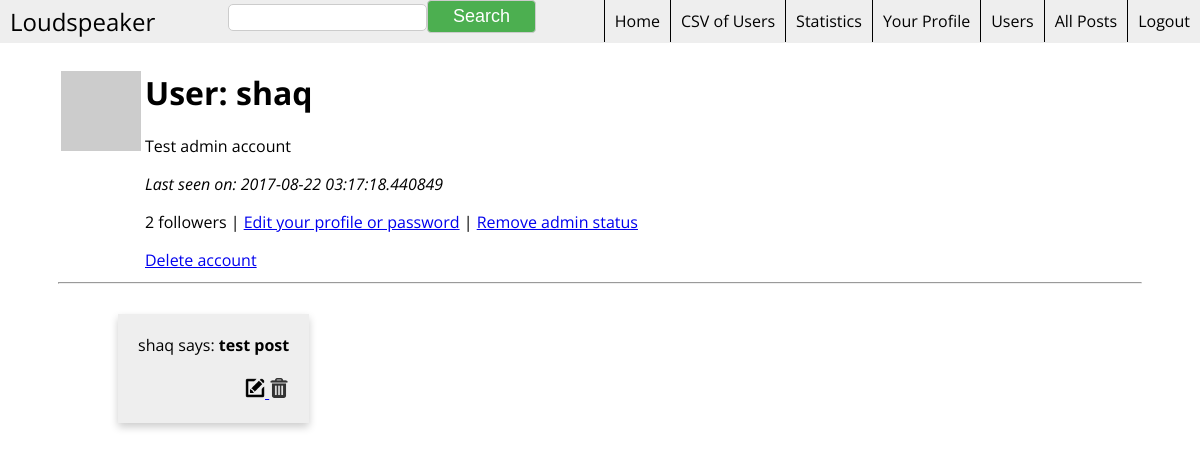
The page /user/srafi1 (signed in) on the database as committed earlier.
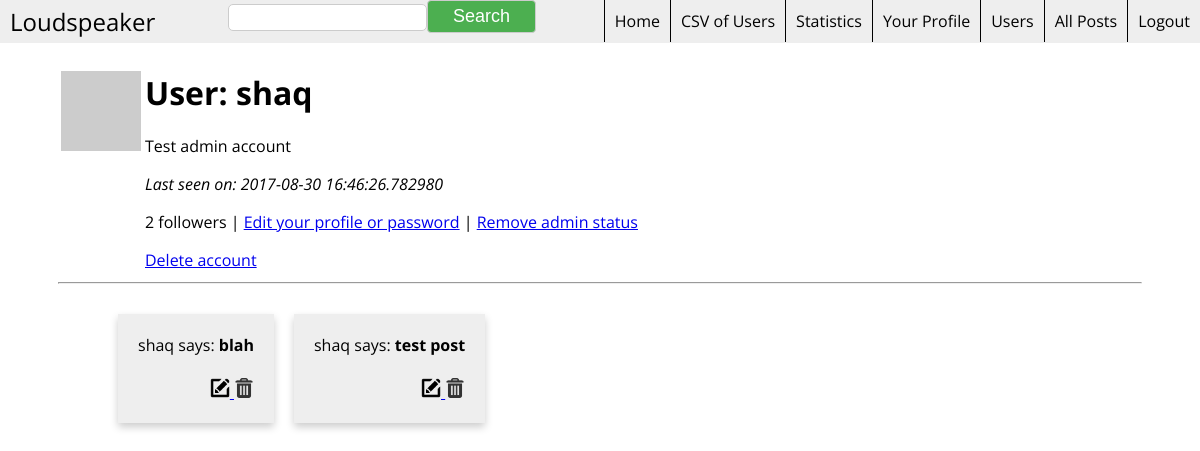
The same page on the database as committed later.
### app/models.py (models this page shows, shortened)
class User(db.Model):
    id = db.Column(db.Integer, primary_key = True)
    username = db.Column(db.String(64), index=True, unique=True)
    nickname = db.Column(db.String(64), index=True, unique = False)
    firstname = db.Column(db.String(64), index=True, unique = False)
    lastname = db.Column(db.String(64), index=True, unique=False)
    password = db.Column(db.String(120), index = True, unique = False)
    email = db.Column(db.String(120), index=True, unique=True)
    posts = db.relationship('Post', backref = 'author', lazy = 'dynamic')
    about_me = db.Column(db.String(140))
    last_seen = db.Column(db.DateTime)
    is_admin = db.Column(db.Boolean)
    followed = db.relationship('User',
                               secondary=followers,
                               primaryjoin=(followers.c.follower_id == id),
                               secondaryjoin=(followers.c.followed_id == id),
                               backref=db.backref('followers', lazy='dynamic'),
                               lazy='dynamic')
    @property
    def is_authenticated(self):
        return True
    def avatar(self,size):
        return 'http://www.gravatar.com/avatar/%s?d=mm&s=%d' % (md5(self.email.encode('utf-8')).hexdigest(), size)

class Post(db.Model):
    __searchable__ = ['body']
    id = db.Column(db.Integer, primary_key = True)
    body = db.Column(db.String(140))
    timestamp = db.Column(db.DateTime)
    user_id = db.Column(db.Integer, db.ForeignKey('user.id'))

### app/views.py (the view)
@app.route('/user/<username>')
@login_required
def user(username):
    user = User.query.filter_by(username=username).first()
    if user == None:
        flash('User %s not found.' % username)
        return redirect(url_for('index'))
    posts = user.posts.order_by(Post.timestamp.desc()).all()
    return render_template('user.html',
                           user=user,
                           posts=posts,
                           title=username)

### app/forms.py
class SearchForm(Form):
    search = StringField('search', validators=[DataRequired()])

### app/views.py (called while the page is built)
@lm.user_loader
def load_user(id):
    return User.query.get(int(id))

@app.before_request
def before_request():
    g.user = current_user
    if g.user.is_authenticated:
        g.user.last_seen = datetime.utcnow()
        db.session.add(g.user)
        db.session.commit()
        g.search_form = SearchForm()

### app/templates/user.html
{% extends "base.html" %}
{% block content %}
<table>
  <tr valign="top">
    <td><img src="{{ user.avatar(128) }}"></td>
    <td>
      <h1>User: {{ user.nickname }}</h1>
      {% if user.about_me %}<p>{{ user.about_me }}</p>{% endif %}
      {% if user.last_seen %}<p><i>Last seen on: {{ user.last_seen }}</i></p>{% endif %}
      <p>{{ user.followers.count() }} followers |
      {% if user.id == g.user.id %}
      <a href="{{ url_for('edit') }}">Edit your profile or password</a>
      {% elif not g.user.is_following(user) %}
      <a href="{{ url_for('follow', username=user.username) }}">Follow</a>
      {% else %}
      <a href="{{ url_for('unfollow', username=user.username) }}">Unfollow</a>
      {% endif %}
      {% if g.user.is_admin %}
      |
      {% if user.is_admin %}
      <a href="{{ url_for('remove_admin', username=user.username) }}">Remove admin status</a>
      {% else %}
      <a href="{{ url_for('make_admin', username=user.username) }}">Make admin</a>
      {% endif %}
      {% endif %}
      </p>
      <p>{% if g.user.is_admin %}
      <a href="{{ url_for('delete_user', id=user.id) }}">Delete account</a>
      {% endif %}
    </td>
  </tr>
</table>
<hr>
<div class="flex">
  {% if user == g.user or g.user.is_admin %}
  {% for post in posts %}
  {% include 'editable_post.html' %}
  {% endfor %}
  {% else %}
  {% for post in posts %}
  {% include 'post.html' %}
  {% endfor %}
  {% endif %}
</div>
{% endblock %}

### app/templates/base.html (shortened to what this page needs)
<html>
  <head>
    <link rel="stylesheet" href="{{ url_for('static', filename='css/style.css') }}"></link>
  </head>
  <body>
    <ul class="nav">
      <li class="nav-logo left">
        <a href="{{ url_for('index') }}">Loudspeaker</a>
      </li>
      {% if g.user.is_authenticated %}
      <form style="display: inline;" action="{{ url_for('search') }}" method="post" name="search">{{ g.search_form.hidden_tag() }}{{ g.search_form.search(size=20) }}<input type="submit" value="Search"></form>
      <li class="right">
        <a href="{{ url_for('logout') }}">Logout</a>
      </li>
      <li class="right">
        <a href="{{ url_for('posts') }}">All Posts</a>
      </li>
      <li class="right">
        <a href="{{ url_for('users') }}">Users</a>
      </li>
      <li class="right">
        <a href="{{ url_for('user', username=g.user.username) }}">Your Profile</a>
      </li>
      {% endif %}
      {% if g.user.is_admin %}
      <li class="right">
      <a href="{{ url_for('stats') }}">Statistics</a></li>
      <li class="right">
      <a href="{{ url_for('download_csv') }}">CSV of Users</a></li>
      {% endif %}
      <li class="right">
        <a href="{{ url_for('index') }}">Home</a>
      </li>
    </ul>
    <div class="filler">
    </div>
    <div class="content">
    {% block content %}{% endblock %}
    </div>
  </body>
</html>

### app/templates/editable_post.html
<div class="card">
  <div>
    {{ post.author.nickname }} says: <b>{{ post.body }}</b>
  </div> <br>
  <div class="right">
    <a href="{{ url_for('editPost', id=post.id) }}">
      <img src="/static/img/edit.png" alt="edit" class="icon-size" title="Edit post">
    </a>
    <a href="{{ url_for('delete_post', id=post.id) }}">
      <img src="/static/img/delete.png" alt="delete" class="icon-size" title="Delete post">
      </a>
  </div>
</div>

### app/static/css/style.css (style rules this page uses)
body { font-family: "Open Sans", sans-serif; text-align: center; }
.content { margin: 20px 50px; padding 10px; }
.flex { margin: 20px 50px; padding 10px; display: flex; flex-flow: row wrap; }
.nav { z-index: 2; margin: 0; padding: 0; top: 0; left: 0; right: 0; width: 100%; position: fixed; background-color: #eeeeee; list-style-type: none; overflow: hidden; }
.left { float: left; }
.right { float: right; }
.nav-logo a { display: block; font-size: 24px; padding: 5px; padding-left: 10px; text-decoration: none; color: black; }
.nav .right a { display: block; text-align: center; text-decoration: none; color: black; padding: 10px; border-left: 1px solid black; }
.filler { height: 40px; width: 100%; }
.card { padding: 20px; margin: 10px; text-align: left; background-color: #eeeeee; box-shadow: 0 4px 8px 0 rgba(0,0,0,0.2); display: inline-block; max-width: 40%; word-wrap: break-word; }
input[type=text], input[type=password] { display: inline-block; border: 1px solid #cccccc; border-radius: 5px; padding: 5px 10px; }
input[type=submit] { background-color: #4CAF50; color: white; font-size: 18px; padding: 5px 25px; border: 1px solid #ccc; border-radius: 4px; cursor: pointer; }
.icon-size { width: 20px; height: 20px; }

Rows that differ between the two databases and show on the page:
changed User "shaq": last_seen "2017-08-22 03:17:18.440849" → "2017-08-30 16:46:26.782980"
added Post: author.nickname "shaq", body "blah"
